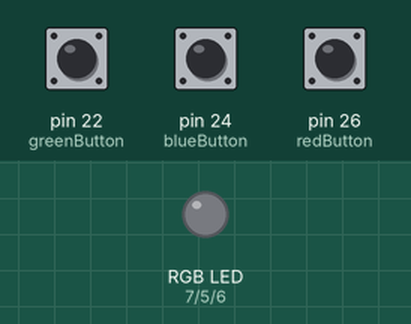
Recording of a sketch running on a simulated Arduino Mega 2560, built with avr-gcc and run on an emulated ATmega2560. On the bench: an RGB LED mixed from three pins (HIGH = lit). The test bench sets the inputs (shaded band); at power-on: pin 22 (greenButton) HIGH, pin 24 (blueButton) HIGH, pin 26 (redButton) HIGH. Dim RGB values are drawn brighter than linear.

Above: at 1.2 s.
1.3 s: pin 22 (greenButton) pulled LOW for 0.15 s
At 1.55 s:
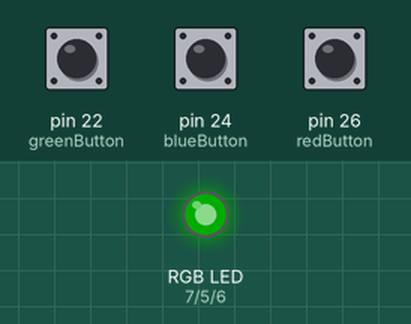
4.3 s: pin 24 (blueButton) pulled LOW for 0.15 s
At 6.0 s:
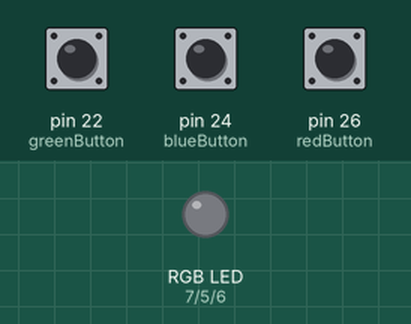
6.4 s: pin 26 (redButton) pulled LOW for 1 s
At 7.47 s:
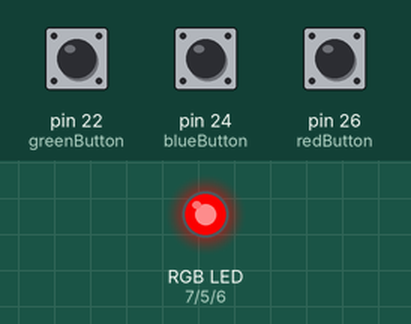
9.4 s: pin 22 (greenButton) pulled LOW for 1 s
At 10.47 s:
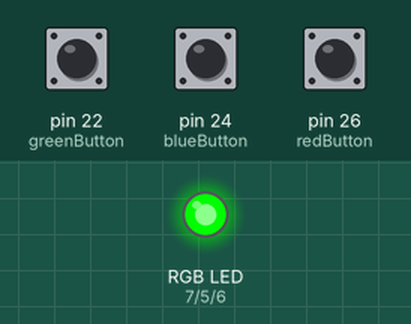
12.4 s: pin 26 (redButton) pulled LOW for 0.15 s
At 12.7 s:
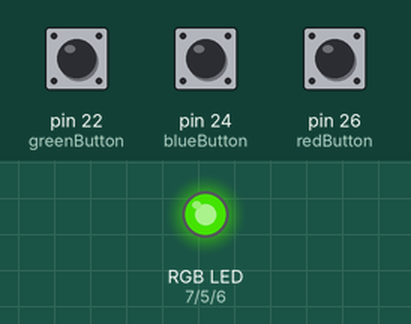
15.4 s: pin 24 (blueButton) pulled LOW for 1 s
At 16.45 s:
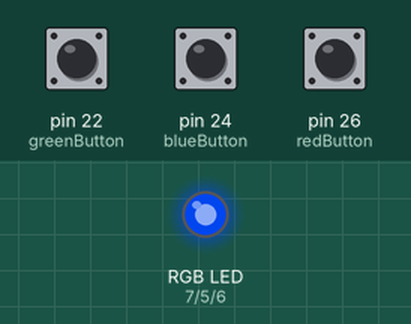
Timing chart, 0 to 21.0 s (numbered marks = the images above; inputs shaded):
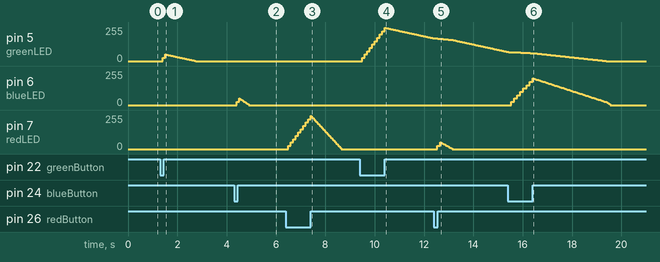

Measured:
- after the input at 1.3 s, pin 5 (greenLED): rises from 0/255 to 50/255 in 0.10 s, then falls to 0/255 in 1.3 s
- after the input at 4.3 s, pin 6 (blueLED): rises from 0/255 to 50/255 in 0.10 s, then falls to 0/255 in 0.40 s
- after the input at 6.4 s, pin 7 (redLED): rises from 0/255 to 250/255 in 0.90 s, then falls to 0/255 in 1.3 s
- after the input at 9.4 s, pin 5 (greenLED): rises from 0/255 to 250/255 in 0.90 s, then falls to 171/255 in 2.0 s
- after the input at 12.4 s, pin 7 (redLED): rises from 0/255 to 50/255 in 0.13 s, then falls to 0/255 in 0.50 s
- after the input at 15.4 s, pin 6 (blueLED): rises from 0/255 to 200/255 in 0.88 s, then falls to 0/255 in 3.2 s

The sketch:

EatButtons.ino
```cpp
//The buttons need to be plugged into digital input pins.
//The leds need to be pluged into PMW pins.
const int greenLED = 5;     const int greenButton = 22;      int greenState = 0;
const int blueLED = 6;   const int blueButton = 24;     int blueState = 0;
const int redLED = 7;      const int redButton = 26;        int redState = 0;

int green = 0;              int currentGreen = 0;
int blue = 0;             int currentBlue = 0;
int red = 0;                int currentRed= 0;

int tenth = 25;

int greenFade = 1;          int blueFade = 3;            int redFade = 5;


void setup() {
  pinMode(greenLED, OUTPUT);
  pinMode(blueLED, OUTPUT);
  pinMode(redLED, OUTPUT);
  pinMode(greenButton, INPUT_PULLUP);
  pinMode(blueButton, INPUT_PULLUP);
  pinMode(redButton, INPUT_PULLUP);

}

void loop() {
  greenState = digitalRead(greenButton);
  blueState = digitalRead(blueButton);
  redState = digitalRead(redButton);

//GreenButton Protocol
  if (greenState == LOW){
    delay(100);
    green = currentGreen + tenth;

    if (green > 255){
      analogWrite(greenLED, 255);
      currentGreen = 255;
    }
    else {
      analogWrite(greenLED, green);
      currentGreen = green;
    }
  }

  if ((greenState == HIGH)&&(currentGreen > 0)) {
    green = currentGreen - greenFade;

    if (green < 0){
      analogWrite(greenLED, 0);
      currentGreen = 0;
    }
    else {
      delay(25);
      analogWrite(greenLED, green);
      currentGreen = green;
    }

  }
//blueButton Protocol
  if (blueState == LOW){
    delay(100);
    blue = currentBlue + tenth;

    if (blue > 255){
      analogWrite(blueLED, 255);
      currentBlue = 255;
    }
    else {
      analogWrite(blueLED, blue);
      currentBlue = blue;
    }
  }

  if ((blueState == HIGH)&&(currentBlue > 0)) {
    blue = currentBlue - blueFade;

    if (blue < 0){
      analogWrite(blueLED, 0);
      currentBlue = 0;
    }
    else {
      delay(25);
      analogWrite(blueLED, blue);
      currentBlue = blue;
    }

  }
//RedButton Protocol
  if (redState == LOW){
    delay(100);
    red = currentRed + tenth;

    if (red > 255){
      analogWrite(redLED, 255);
      currentRed = 255;
    }
    else {
      analogWrite(redLED, red);
      currentRed = red;
    }
  }

  if ((redState == HIGH)&&(currentRed > 0)) {
    red = currentRed- redFade;

    if (red < 0){
      analogWrite(redLED, 0);
      currentRed = 0;
    }
    else {
      delay(25);
      analogWrite(redLED, red);
      currentRed = red;
    }
  }
}
```
